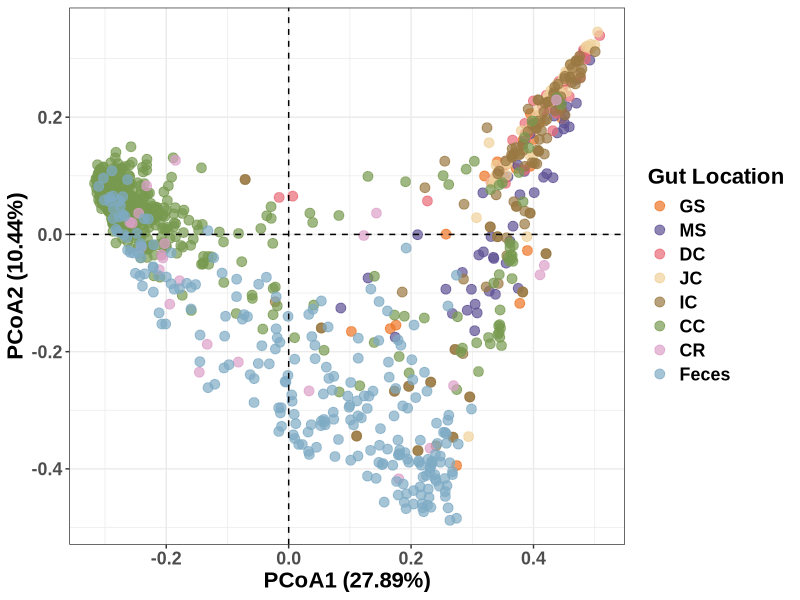

Here is the R script that generated this plot:
# 准备工作环境
rm(list=ls())

# 加载R包
library(ggplot2)
library(vegan)     
library(dplyr)    
library(readxl)   
library(tibble)    

# 读取丰度数据
data <- read_excel("ARGs_Abundance.xlsx") %>%
  column_to_rownames(var = "Sample")  

# 读取分组信息
group <- read_excel("sample_gut_locations.xlsx") %>%
  column_to_rownames(var = "Sample")  

# 检查样本名是否一致
if (!all(rownames(data) %in% rownames(group))) {
  stop("Error: 样本名在丰度数据和分组信息中不一致，请检查！")
}

data <- as.data.frame(data)  # 确保数据是一个标准数据框

# 移除全零行
data <- data[rowSums(data) > 0, ]


# 计算样本间的距离，使用Bray-Curtis距离
dist <- vegdist(data, method = "bray", diag = TRUE, upper = TRUE)

# 将距离矩阵转换为matrix
dist <- as.matrix(dist)

# 执行PCoA分析
pcoa <- cmdscale(dist, eig = TRUE)

# 提取各维度的占比与解释率
eig <- summary(eigenvals(pcoa))

# 设置各维度的名字，从PCoA1开始
axis <- paste0("PCoA", 1:ncol(pcoa$points))

# 计算各轴解释率
explained_variance <- pcoa$eig / sum(pcoa$eig)
pco1 <- round(explained_variance[1] * 100, 2)
pco2 <- round(explained_variance[2] * 100, 2)

# 设置x轴和y轴的标题
xlab <- paste0("PCoA1 (", pco1, "%)")
ylab <- paste0("PCoA2 (", pco2, "%)")

# 获取各样本在前两个维度的坐标
pcoa_points <- as.data.frame(pcoa$points)
colnames(pcoa_points) <- c("V1", "V2")
pcoa_points$Sample <- rownames(pcoa_points)

# 合并样本坐标和分组信息
pcoa_points <- pcoa_points %>% 
  mutate(group = group[rownames(pcoa_points), 1])  # 提取分组信息


# 筛选胃肠段数据
pcoa_points_filtered <- pcoa_points %>% filter(group %in% c("GS", "MS", "DC", "JC", "IC", "CC", "CR", "Feces"))

p <- ggplot(pcoa_points_filtered, aes(x = V1 * (-1), y = V2 * (-1), color = group)) +
  geom_point(size = 3, alpha = 0.7) +  
  labs(x = xlab, y = ylab, color = "Gut Location") +  # 这里修改图例标题
  theme_bw() +
  theme(
    # 全局字体设置
    text = element_text(family = "Arial", face = "bold", size = 16),
    plot.title = element_text(hjust = 0.5, size = 12),
    # 坐标轴标签加粗
    axis.title = element_text(face = "bold"),
    # 坐标轴刻度加粗
    axis.text = element_text(face = "bold"),
    # 图例标签加粗
    legend.text = element_text(face = "bold"),
    legend.title = element_text(face = "bold")
  ) +
  geom_hline(yintercept = 0, linetype = "dashed") +
  geom_vline(xintercept = 0, linetype = "dashed") +
  scale_color_manual(
    values = alpha(  # 使用alpha函数添加透明度
      c("GS" = "#EE7424", 
        "MS" = "#5E5094",
        "DC" = "#E86976",
        "JC" = "#EFD19B",
        "IC" = "#997942",
        "CC" = "#779A4F",
        "CR" = "#DC9FC8",
        "Feces" = "#7fabc4"),
      alpha = 0.9  # 透明度值 (0-1)
    ),
    limits = c("GS", "MS", "DC", "JC", "IC", "CC", "CR", "Feces")
  )

p
